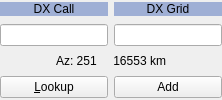
          <widget class="QWidget" name="DX_controls_widget" native="true">
           <property name="sizePolicy">
            <sizepolicy hsizetype="Preferred" vsizetype="Fixed">
             <horstretch>0</horstretch>
             <verstretch>0</verstretch>
            </sizepolicy>
           </property>
           <layout class="QGridLayout" name="gridLayout_2">
            <property name="leftMargin">
             <number>0</number>
            </property>
            <property name="topMargin">
             <number>0</number>
            </property>
            <property name="rightMargin">
             <number>0</number>
            </property>
            <property name="bottomMargin">
             <number>0</number>
            </property>
            <item row="1" column="0">
             <widget class="QLabel" name="label_3">
              <property name="sizePolicy">
               <sizepolicy hsizetype="Preferred" vsizetype="Fixed">
                <horstretch>0</horstretch>
                <verstretch>0</verstretch>
               </sizepolicy>
              </property>
              <property name="palette">
               <palette>
                <active>
                 <colorrole role="Base">
                  <brush brushstyle="SolidPattern">
                   <color alpha="255">
                    <red>252</red>
                    <green>252</green>
                    <blue>252</blue>
                   </color>
                  </brush>
                 </colorrole>
                 <colorrole role="Window">
                  <brush brushstyle="SolidPattern">
                   <color alpha="255">
                    <red>159</red>
                    <green>175</green>
                    <blue>213</blue>
                   </color>
                  </brush>
                 </colorrole>
                </active>
                <inactive>
                 <colorrole role="Base">
                  <brush brushstyle="SolidPattern">
                   <color alpha="255">
                    <red>252</red>
                    <green>252</green>
                    <blue>252</blue>
                   </color>
                  </brush>
                 </colorrole>
                 <colorrole role="Window">
                  <brush brushstyle="SolidPattern">
                   <color alpha="255">
                    <red>159</red>
                    <green>175</green>
                    <blue>213</blue>
                   </color>
                  </brush>
                 </colorrole>
                </inactive>
                <disabled>
                 <colorrole role="Base">
                  <brush brushstyle="SolidPattern">
                   <color alpha="255">
                    <red>159</red>
                    <green>175</green>
                    <blue>213</blue>
                   </color>
                  </brush>
                 </colorrole>
                 <colorrole role="Window">
                  <brush brushstyle="SolidPattern">
                   <color alpha="255">
                    <red>159</red>
                    <green>175</green>
                    <blue>213</blue>
                   </color>
                  </brush>
                 </colorrole>
                </disabled>
               </palette>
              </property>
              <property name="autoFillBackground">
               <bool>true</bool>
              </property>
              <property name="text">
               <string>DX Call</string>
              </property>
              <property name="alignment">
               <set>Qt::AlignCenter</set>
              </property>
              <property name="margin">
               <number>5</number>
              </property>
              <property name="indent">
               <number>2</number>
              </property>
              <property name="buddy">
               <cstring>dxCallEntry</cstring>
              </property>
             </widget>
            </item>
            <item row="3" column="0" colspan="2">
             <widget class="QLabel" name="labAz">
              <property name="sizePolicy">
               <sizepolicy hsizetype="Preferred" vsizetype="Fixed">
                <horstretch>0</horstretch>
                <verstretch>0</verstretch>
               </sizepolicy>
              </property>
              <property name="autoFillBackground">
               <bool>true</bool>
              </property>
              <property name="text">
               <string>Az: 251     16553 km</string>
              </property>
              <property name="alignment">
               <set>Qt::AlignCenter</set>
              </property>
              <property name="indent">
               <number>4</number>
              </property>
             </widget>
            </item>
            <item row="2" column="0">
             <widget class="QLineEdit" name="dxCallEntry">
              <property name="toolTip">
               <string>Callsign of station to be worked</string>
              </property>
              <property name="text">
               <string/>
              </property>
              <property name="alignment">
               <set>Qt::AlignCenter</set>
              </property>
             </widget>
            </item>
            <item row="1" column="1">
             <widget class="QLabel" name="label_4">
              <property name="sizePolicy">
               <sizepolicy hsizetype="Preferred" vsizetype="Fixed">
                <horstretch>0</horstretch>
                <verstretch>0</verstretch>
               </sizepolicy>
              </property>
              <property name="palette">
               <palette>
                <active>
                 <colorrole role="Base">
                  <brush brushstyle="SolidPattern">
                   <color alpha="255">
                    <red>252</red>
                    <green>252</green>
                    <blue>252</blue>
                   </color>
                  </brush>
                 </colorrole>
                 <colorrole role="Window">
                  <brush brushstyle="SolidPattern">
                   <color alpha="255">
                    <red>159</red>
                    <green>175</green>
                    <blue>213</blue>
                   </color>
                  </brush>
                 </colorrole>
                </active>
                <inactive>
                 <colorrole role="Base">
                  <brush brushstyle="SolidPattern">
                   <color alpha="255">
                    <red>252</red>
                    <green>252</green>
                    <blue>252</blue>
                   </color>
                  </brush>
                 </colorrole>
                 <colorrole role="Window">
                  <brush brushstyle="SolidPattern">
                   <color alpha="255">
                    <red>159</red>
                    <green>175</green>
                    <blue>213</blue>
                   </color>
                  </brush>
                 </colorrole>
                </inactive>
                <disabled>
                 <colorrole role="Base">
                  <brush brushstyle="SolidPattern">
                   <color alpha="255">
                    <red>159</red>
                    <green>175</green>
                    <blue>213</blue>
                   </color>
                  </brush>
                 </colorrole>
                 <colorrole role="Window">
                  <brush brushstyle="SolidPattern">
                   <color alpha="255">
                    <red>159</red>
                    <green>175</green>
                    <blue>213</blue>
                   </color>
                  </brush>
                 </colorrole>
                </disabled>
               </palette>
              </property>
              <property name="autoFillBackground">
               <bool>true</bool>
              </property>
              <property name="text">
               <string>DX Grid</string>
              </property>
              <property name="alignment">
               <set>Qt::AlignCenter</set>
              </property>
              <property name="margin">
               <number>5</number>
              </property>
              <property name="indent">
               <number>2</number>
              </property>
              <property name="buddy">
               <cstring>dxGridEntry</cstring>
              </property>
             </widget>
            </item>
            <item row="4" column="0">
             <widget class="QPushButton" name="lookupButton">
              <property name="toolTip">
               <string>Search for callsign in database</string>
              </property>
              <property name="text">
               <string>&amp;Lookup</string>
              </property>
             </widget>
            </item>
            <item row="2" column="1">
             <widget class="QLineEdit" name="dxGridEntry">
              <property name="toolTip">
               <string>Locator of station to be worked</string>
              </property>
              <property name="text">
               <string/>
              </property>
              <property name="alignment">
               <set>Qt::AlignCenter</set>
              </property>
             </widget>
            </item>
            <item row="4" column="1">
             <widget class="QPushButton" name="addButton">
              <property name="toolTip">
               <string>Add callsign and locator to database</string>
              </property>
              <property name="text">
               <string>Add</string>
              </property>
             </widget>
            </item>
           </layout>
          </widget>
